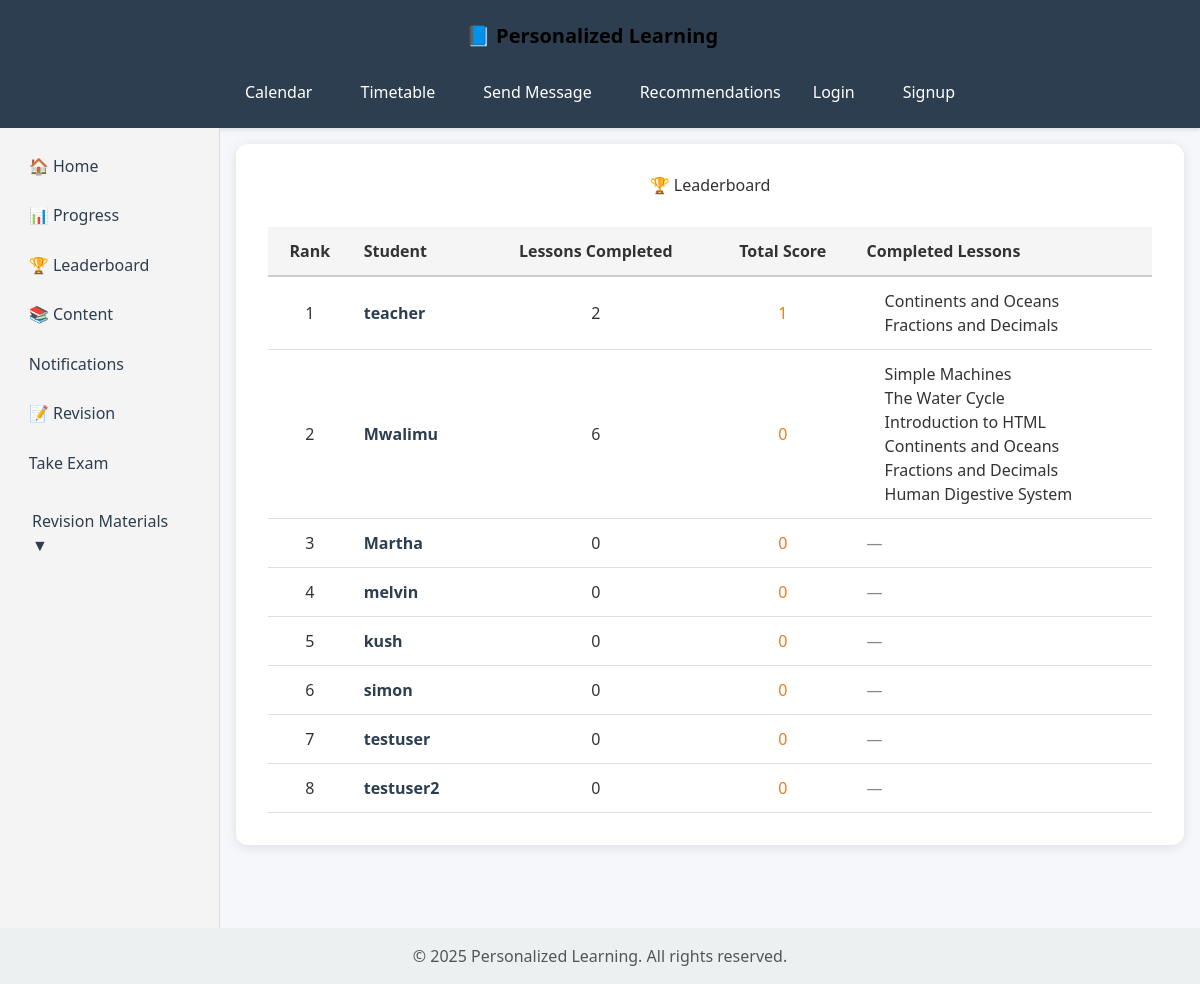
The page /progress/leaderboard/ on the database its author committed.
### content/models.py (models this page shows, shortened)
class Lesson(models.Model):
    title = models.CharField(max_length=255)
    content = models.TextField()
    difficulty_level = models.CharField(max_length=50)
    topic = models.CharField(max_length=100)

### progress/views.py (the view)
# urls.py: path('leaderboard/', leaderboard_view, name='leaderboard'),
def leaderboard_view(request):
    leaderboard_data = Leaderboard.generate_ranking()
    return render(request, 'progress/leaderboard.html', {
        'leaderboard': leaderboard_data
    })

### progress/templates/progress/leaderboard.html (shortened to what this page needs)
{% extends 'content/base.html' %}
{% block content %}
<div style="max-width: 1100px; margin: auto;">
  <h2 style="text-align: center; margin-bottom: 2rem;">🏆 Leaderboard</h2>
  <div style="overflow-x: auto;">
    <table style="width: 100%; border-collapse: collapse; min-width: 800px;">
      <thead>
        <tr style="background-color: #f5f5f5; border-bottom: 2px solid #ccc;">
          <th style="padding: 12px; font-weight: bold; text-align: center;">Rank</th>
          <th style="padding: 12px; font-weight: bold; text-align: left;">Student</th>
          <th style="padding: 12px; font-weight: bold; text-align: center;">Lessons Completed</th>
          <th style="padding: 12px; font-weight: bold; text-align: center;">Total Score</th>
          <th style="padding: 12px; font-weight: bold; text-align: left;">Completed Lessons</th>
        </tr>
      </thead>
      <tbody>
        {% for entry in leaderboard %}
        <tr style="border-bottom: 1px solid #e0e0e0;">
          <td style="padding: 12px; text-align: center;">{{ entry.rank }}</td>
          <td style="padding: 12px; font-weight: bold; color: #2c3e50;">{{ entry.user.username }}</td>
          <td style="padding: 12px; text-align: center;">{{ entry.lessons_completed }}</td>
          <td style="padding: 12px; text-align: center; color: #e67e22;">{{ entry.total_score }}</td>
          <td style="padding: 12px;">
            {% if entry.lesson_titles %}
              <ul style="margin: 0; padding-left: 18px;">
                {% for lesson in entry.lesson_titles %}
                  <li>{{ lesson }}</li>
                {% endfor %}
              </ul>
            {% else %}
              <span style="color: #888;">—</span>
            {% endif %}
          </td>
        </tr>
        {% empty %}
        <tr>
          <td colspan="5" style="padding: 16px; text-align: center;">No leaderboard data available.</td>
        </tr>
        {% endfor %}
      </tbody>
    </table>
  </div>
</div>
{% endblock %}

### content/templates/content/base.html (style rules this page uses)
body { margin: 0; font-family: 'Segoe UI', Tahoma, Geneva, Verdana, sans-serif; background-color: #f5f7fa; color: #333; display: flex; flex-direction: column; min-height: 100vh; }

### rows shown on the page
Lesson: lesson_titles "Continents and Oceans" "Continents and Oceans"
Lesson: lesson_titles "Fractions and Decimals" "Fractions and Decimals"
Lesson: lesson_titles "Simple Machines"
Lesson: lesson_titles "The Water Cycle"
Lesson: lesson_titles "Introduction to HTML"
Lesson: lesson_titles "Human Digestive System"

### other values the page prints
{{ entry.rank }} "1"
{{ entry.user.username }} "teacher"
{{ entry.lessons_completed }} "2"
{{ entry.total_score }} "1"
{{ entry.rank }} "2"
{{ entry.user.username }} "Mwalimu"
{{ entry.lessons_completed }} "6"
{{ entry.total_score }} "0"
{{ entry.rank }} "3"
{{ entry.user.username }} "Martha"
{{ entry.lessons_completed }} "0"
{{ entry.rank }} "4"
{{ entry.user.username }} "melvin"
{{ entry.rank }} "5"
{{ entry.user.username }} "kush"
